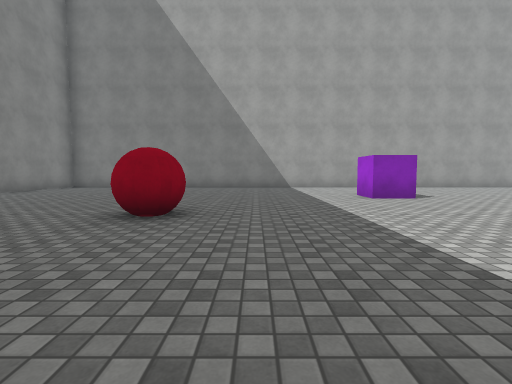
View 1 (above)

20 first-person views from a walk through a scene from a Unity 3-D project. The camera is 1.2 m above the floor, tilts 4° down and sees 85° across. The floor is counted in squares, 2 m on a side. Each view is taken from the middle of a square. On the plan, view 1 faces up. The plan holds only what a view shows up to about 9 squares ahead; the rest is blank. The player is left out. Surface patterns are stand-ins for the level's own textures.

View 2
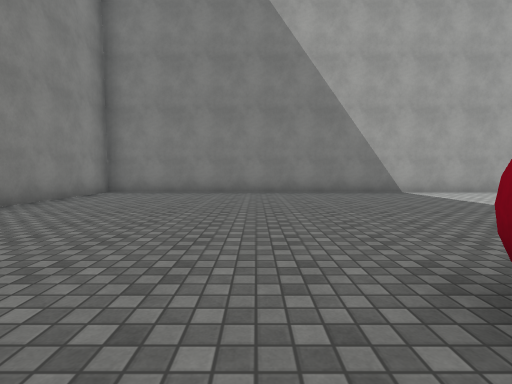

View 3
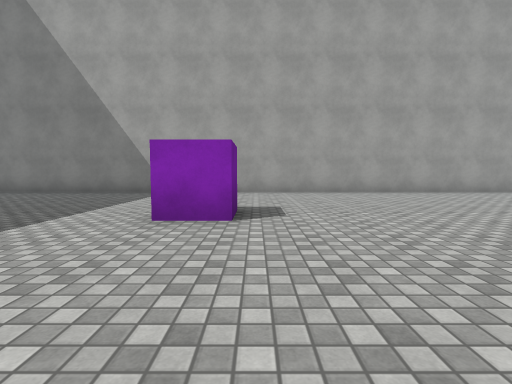

View 4
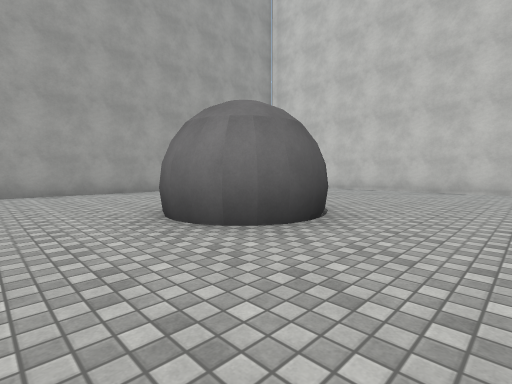

View 5
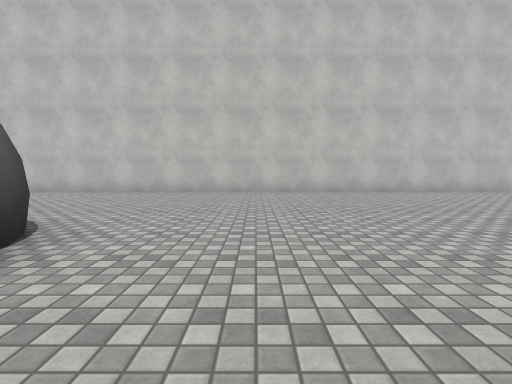

View 6
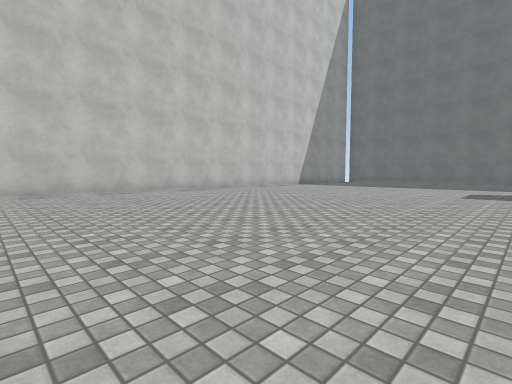

View 7
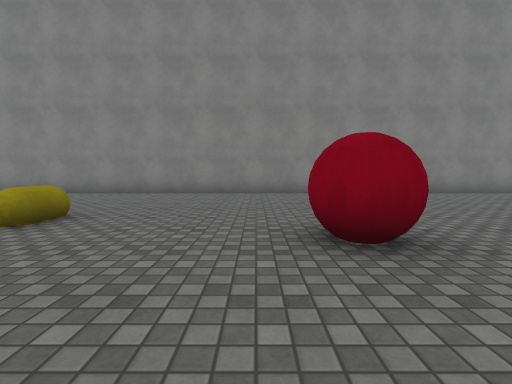

View 8
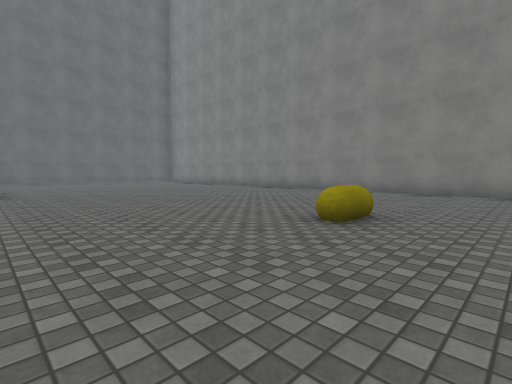

View 9
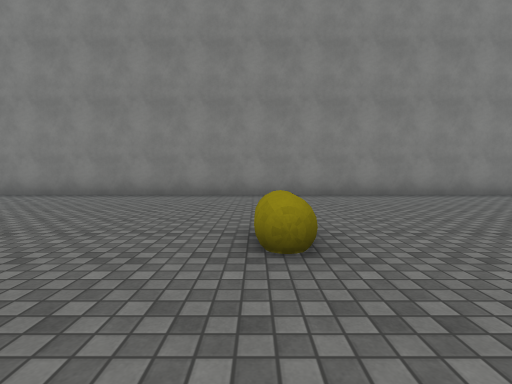

View 10
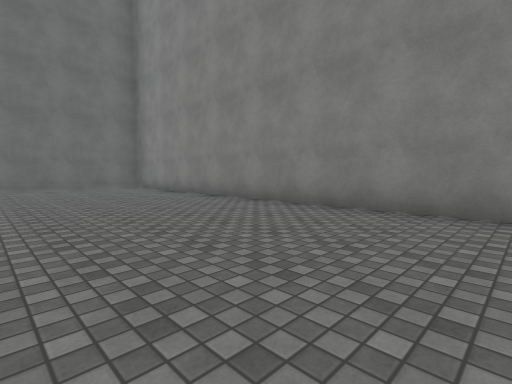

View 11
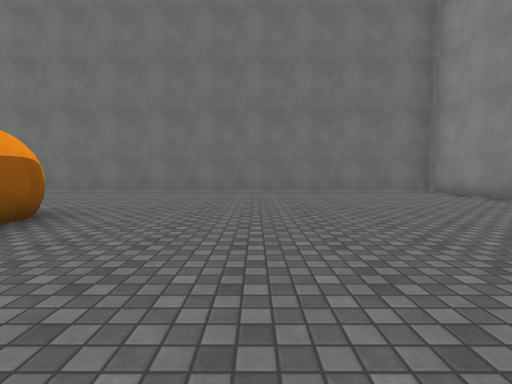

View 12
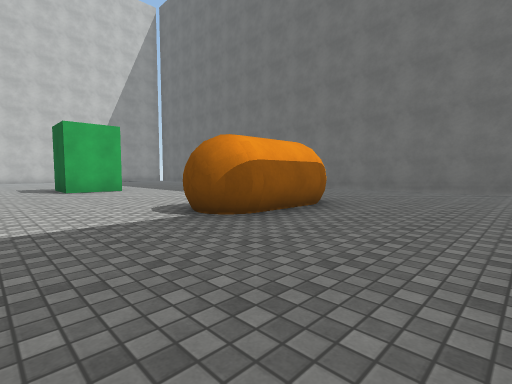

View 13
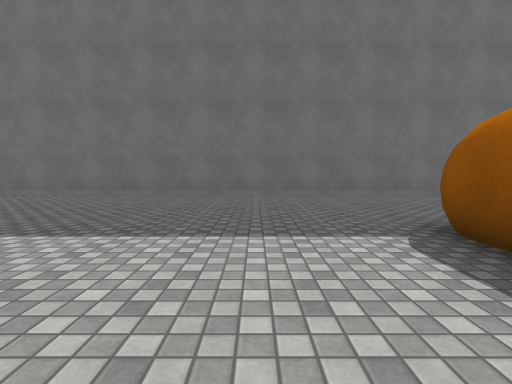

View 14
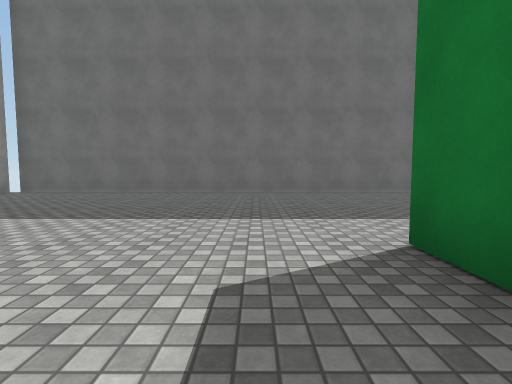

View 15
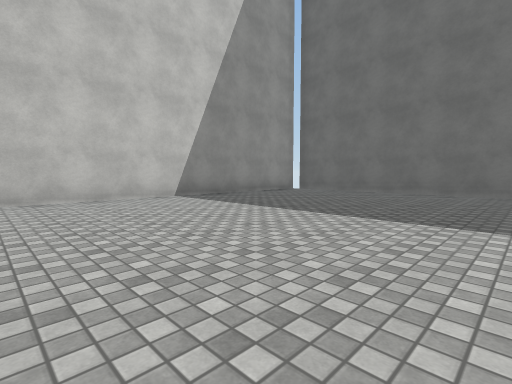

View 16
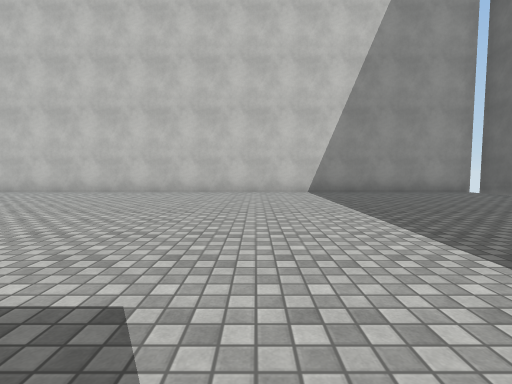

View 17
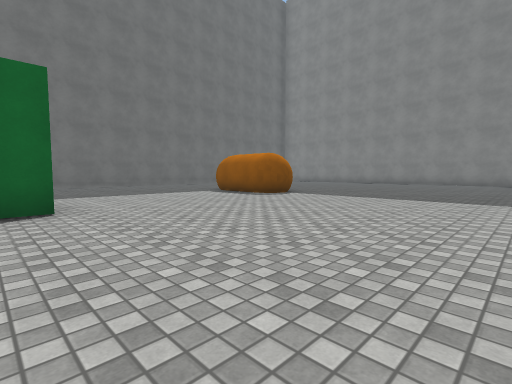

View 18
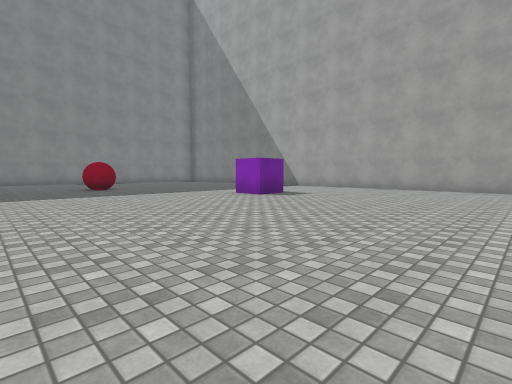

View 19
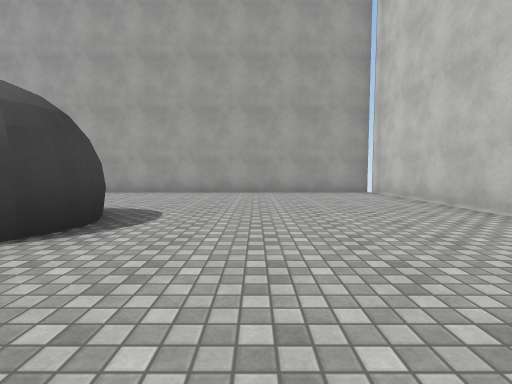

View 20
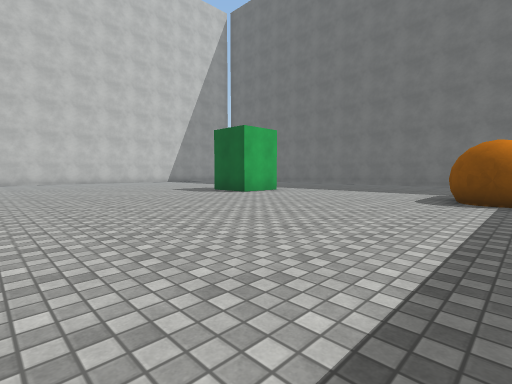

### Floor plan
Points are (right, up) in squares from view 1. A wall is a line through its corners. A room is listed if a view was taken in it or the views show most of it. See-through windows are left out.
Room 1 (views 1, 2, 3, 4, 5, 6, 7, 8, 9, 10, 11, 12, 13, 14, 15, 16, 17, 18, 19, 20)
walls: (8.7, -6.2) (8.7, -7.2); (2.2, -6.9) (2.2, -8.5); (7.2, -7.4) (7.2, -5.7) (8.8, -5.7); (0.8, -8.5) (0.8, -6.9); (11.3, 5) (10.7, 4.9) (10, 5.2) (9.8, 5.7); (12.2, 5.9) (11.8, 5.3) (11.1, 4.9) (10.3, 5) (9.8, 5.6) (9.7, 6.2) (9.7, 6.5); (12.1, 6.5) (12.1, 6.1) (12.1, 5.7); (-7.5, 11.4) (-7.5, -13.7) (17.6, -13.7) (17.6, 11.4) (-7.5, 11.4)
objects: other object (-3, 0) to (-2, 0); other object (-2, 4) to (-1, 4); other object (3, 7)

Where each view was taken, in squares from view 1:
view 1: 0 up, 0 right, facing up
view 2: 3 up, 3 left, facing up
view 3: 3 up, 4 right, facing up
view 4: 3 up, 8 right, facing up-right
view 5: 3 up, 9 right, facing right
view 6: 3 up, 9 right, facing down-right
view 7: 3 up, 1 right, facing left
view 8: 2 up, 1 right, facing down-left
view 9: 0 up, 0 right, facing left
view 10: 3 down, 3 left, facing down-left
view 11: 5 down, 2 left, facing down
view 12: 4 down, 2 left, facing down-right
view 13: 6 down, 4 right, facing down
view 14: 5 down, 10 right, facing down
view 15: 5 down, 11 right, facing down-right
view 16: 7 down, 9 right, facing right
view 17: 1 down, 8 right, facing down-left
view 18: 1 up, 9 right, facing up-left
view 19: 3 up, 14 right, facing up
view 20: 0 up, 1 right, facing down-right
